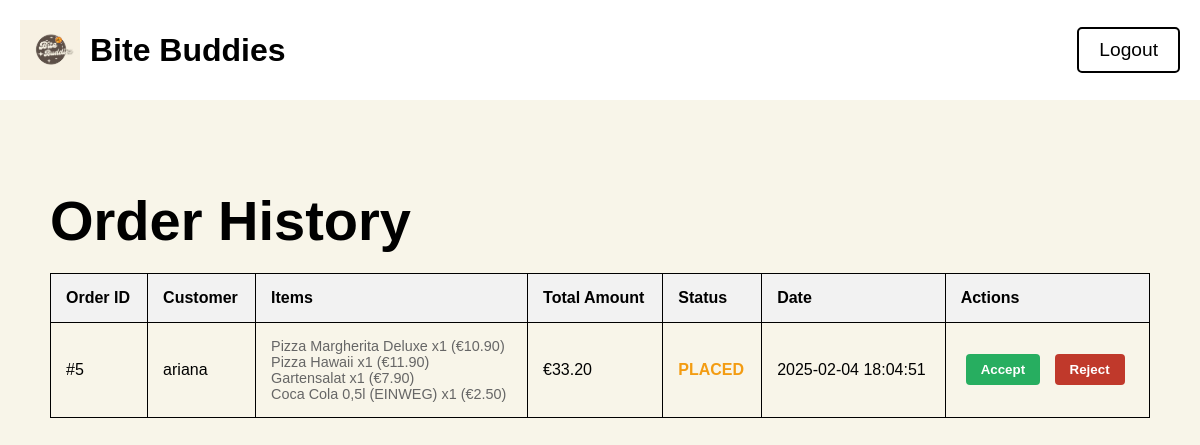
The page /partner/orders (signed in) on the database its author committed.
### tables this page shows
CREATE TABLE orders (
            id INTEGER PRIMARY KEY AUTOINCREMENT,
            user_id INTEGER NOT NULL,
            restaurant_id INTEGER NOT NULL,
            total_amount REAL NOT NULL,
            status TEXT NOT NULL CHECK(status IN ('placed', 'confirmed', 'rejected')) DEFAULT 'placed',
            created_at TIMESTAMP DEFAULT CURRENT_TIMESTAMP,
            FOREIGN KEY (user_id) REFERENCES users (id),
            FOREIGN KEY (restaurant_id) REFERENCES restaurants (id)
        );

CREATE TABLE "users" (
	"id"	INTEGER,
	"username"	TEXT NOT NULL,
	"address"	TEXT NOT NULL,
	"email"	TEXT NOT NULL UNIQUE,
	"pincode"	TEXT NOT NULL,
	"password"	TEXT NOT NULL,
	"current_balance"	REAL NOT NULL DEFAULT 100,
	PRIMARY KEY("id" AUTOINCREMENT)
);

CREATE TABLE order_items (
            id INTEGER PRIMARY KEY AUTOINCREMENT,
            order_id INTEGER NOT NULL,
            menu_item_id INTEGER NOT NULL,
            quantity INTEGER NOT NULL,
            price_at_time REAL NOT NULL,
            FOREIGN KEY (order_id) REFERENCES orders (id),
            FOREIGN KEY (menu_item_id) REFERENCES menu_items (id)
        );

CREATE TABLE menu_items (
    id INTEGER PRIMARY KEY AUTOINCREMENT,
    restaurant_id INTEGER NOT NULL,
    name TEXT NOT NULL,
    description TEXT,
    price REAL NOT NULL,
    photo_url TEXT,
    FOREIGN KEY (restaurant_id) REFERENCES restaurants (id)
);

### app.py (the view)
@app.route('/partner/orders')
def partner_orders():
    if 'user_id' not in session:
        return redirect(url_for('partner'))
    conn = get_db_connection()
    try:
        orders = conn.execute('''
            SELECT
                o.id,
                o.total_amount,
                o.status,
                o.created_at,
                u.username,
                u.id as user_id
            FROM orders o
            JOIN users u ON o.user_id = u.id
            WHERE o.restaurant_id = ?
            ORDER BY
                CASE
                    WHEN o.status = 'placed' THEN 1
                    WHEN o.status = 'confirmed' THEN 2
                    WHEN o.status = 'rejected' THEN 3
                END,
                o.created_at DESC
        ''', (session['user_id'],)).fetchall()
        orders_with_items = []
        for order in orders:
            order_dict = dict(order)
            items = conn.execute('''
                SELECT
                    oi.quantity,
                    oi.price_at_time,
                    mi.name
                FROM order_items oi
                JOIN menu_items mi ON oi.menu_item_id = mi.id
                WHERE oi.order_id = ?
            ''', (order['id'],)).fetchall()
            items_list = []
            for item in items:
                items_list.append({
                    'name': item['name'],
                    'quantity': item['quantity'],
                    'price': item['price_at_time']
                })
            order_dict['items'] = items_list
            orders_with_items.append(order_dict)
    except sqlite3.Error as e:
        print(f"Database error: {str(e)}")
        flash("An error occurred while fetching orders.")
        orders_with_items = []
    finally:
        conn.close()
    return render_template('OrderHistory.html', orders=orders_with_items)

### app.py (called while the page is built)
def get_db_connection():
    conn = sqlite3.connect('database/database.db')
    conn.row_factory = sqlite3.Row
    return conn

### templates/OrderHistory.html (shortened to what this page needs)
<!DOCTYPE html>
<html lang="en">
<head>
</head>
<body>
    <header>
        <div class="logo">
            <img src="{{ url_for('static', filename='logo-placeholder.png') }}" alt="Bite Buddies Logo">
            Bite Buddies
        </div>
        <nav>
            <a class="logout" href="{{ url_for('logout') }}">Logout</a>
        </nav>
    </header>
    <main>
        <h1>Order History</h1>
        <table>
            <tr>
                <th>Order ID</th>
                <th>Customer</th>
                <th>Items</th>
                <th>Total Amount</th>
                <th>Status</th>
                <th>Date</th>
                <th>Actions</th>
            </tr>
            {% for order in orders %}
        <tr>
            <td>#{{ order['id'] }}</td>
            <td>{{ order['username'] }}</td>
            <td>
                <div class="order-items">
                {% for item in order['items'] %}
                    {{ item['name'] }} x{{ item['quantity'] }} (€{{ "%.2f"|format(item['price']) }})<br>
                {% endfor %}
                </div>
            </td>
            <td>€{{ "%.2f"|format(order['total_amount']) }}</td>
            <td class="status-{{ order['status'] }}">{{ order['status'].upper() }}</td>
            <td>{{ order['created_at'] }}</td>
            <td>
                {% if order['status'] == 'placed' %}
                <button class="action-button accept-btn" onclick="updateOrderStatus({{ order['id'] }}, 'confirmed', this)">Accept</button>
                <button class="action-button reject-btn" onclick="updateOrderStatus({{ order['id'] }}, 'rejected', this)">Reject</button>
                {% else %}
                -
                {% endif %}
            </td>
        </tr>
        {% endfor %}
        </table>
    </main>
</body>
</html>

### templates/OrderHistory.html (style rules this page uses)
body { font-family: Arial, sans-serif; margin: 0; padding: 0; background-color: #f8f5e9; color: #000; }
header { display: flex; justify-content: space-between; align-items: center; padding: 20px; background-color: #FFF; font-size: 1rem; }
.logo { display: flex; align-items: center; font-size: 2rem; font-weight: bold; }
.logo img { height: 60px; margin-right: 10px; }
nav { display: flex; align-items: center; }
.logout { padding: 10px 20px; font-size: 1.2rem; color: #000; text-decoration: none; border: 2px solid #000; border-radius: 5px; }
main { padding: 50px; }
h1 { font-size: 3.5rem; margin-bottom: 20px; }
table { width: 100%; border-collapse: collapse; margin-bottom: 20px; }
table, th, td { border: 1px solid #000; }
th, td { padding: 15px; text-align: left; }
th { background-color: #f2f2f2; }
.status-placed { color: #f39c12; font-weight: bold; }
.action-button { padding: 8px 15px; margin: 0 5px; border: none; border-radius: 4px; cursor: pointer; font-weight: bold; }
.accept-btn { background-color: #27ae60; color: white; }
.reject-btn { background-color: #c0392b; color: white; }
.order-items { font-size: 0.9em; color: #666; }

### rows shown on the page
orders: id "5", username "ariana", total_amount "33.20", status "PLACED", created_at "2025-02-04 18:04:51"
order_items: name "Pizza Margherita Deluxe", quantity "1", price "10.90"
order_items: name "Pizza Hawaii", quantity "1", price "11.90"
order_items: name "Gartensalat", quantity "1", price "7.90"
order_items: name "Coca Cola 0,5l (EINWEG)", quantity "1", price "2.50"
